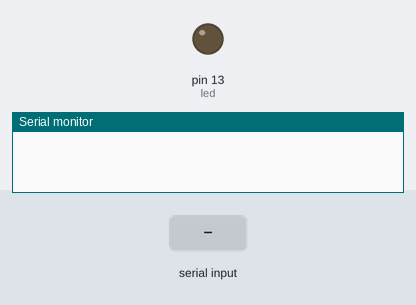
This sketch was run on a simulated Arduino Uno, built with avr-gcc and run on an emulated ATmega328P. Parts: output pins drawn as LEDs (lit = HIGH), the last lines printed to the serial monitor. The inputs (shaded band) are chosen by the test bench.

Above: at 1.2 s.
1.3 s: "LED1:1\n" received over Serial
At 2.2 s:
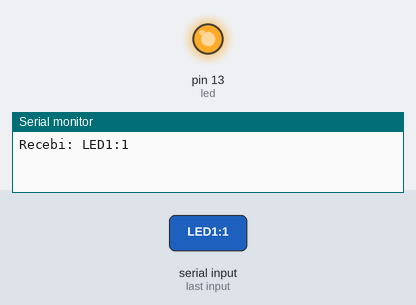
2.8 s: "LED1:0\n" received over Serial
At 3.3 s:
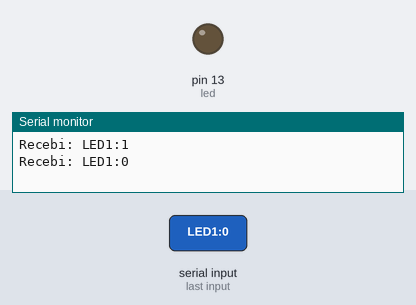
Timing chart, 0 to 5.8 s (numbered marks = the images above; inputs shaded):
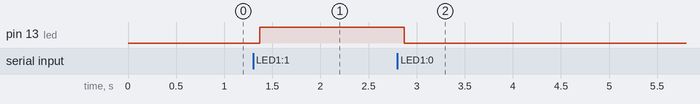

The sketch:

Lendo_uma_String_com_Arduino_via_Serial.ino
```cpp
/*
GME - Grupo de Metodos Eletroforéticos
Instituto de Quimica - UFG

Código responsavel por receber string pela Serial e concatenar
em uma string utilizando a função concat()

criado
por Paulo Trentin
modificado set 2022
por Wanderson D. Lopes
*/


int led = 13;

void setup() {
 pinMode(led, OUTPUT);
 Serial.begin(9600);
}

/**
 * Função que lê uma string da Serial
 * e retorna-a
 */
String leStringSerial(){
  String conteudo = "";
  char caractere;

  // Enquanto receber algo pela serial
  while(Serial.available() > 0) {
    // Lê byte da serial
    caractere = Serial.read();
    // Ignora caractere de quebra de linha
    if (caractere != '\n'){
      // Concatena valores
      conteudo.concat(caractere);
    }
    // Aguarda buffer serial ler próximo caractere
    delay(10);
  }

  Serial.print("Recebi: ");
  Serial.println(conteudo);

  return conteudo;
}

void loop() {
  // Se receber algo pela serial
  if (Serial.available() > 0){
    // Lê toda string recebida
    String recebido = leStringSerial();

    if (recebido == "LED1:1"){
      digitalWrite(led, HIGH);
    }

    if (recebido == "LED1:0"){
      digitalWrite(led, LOW);
    }
  }
}
```

Measured:
- after the input at 1.3 s, pin 13 (led): LOW → HIGH after 0.07 s
- after the input at 2.8 s, pin 13 (led): HIGH → LOW after 0.07 s
